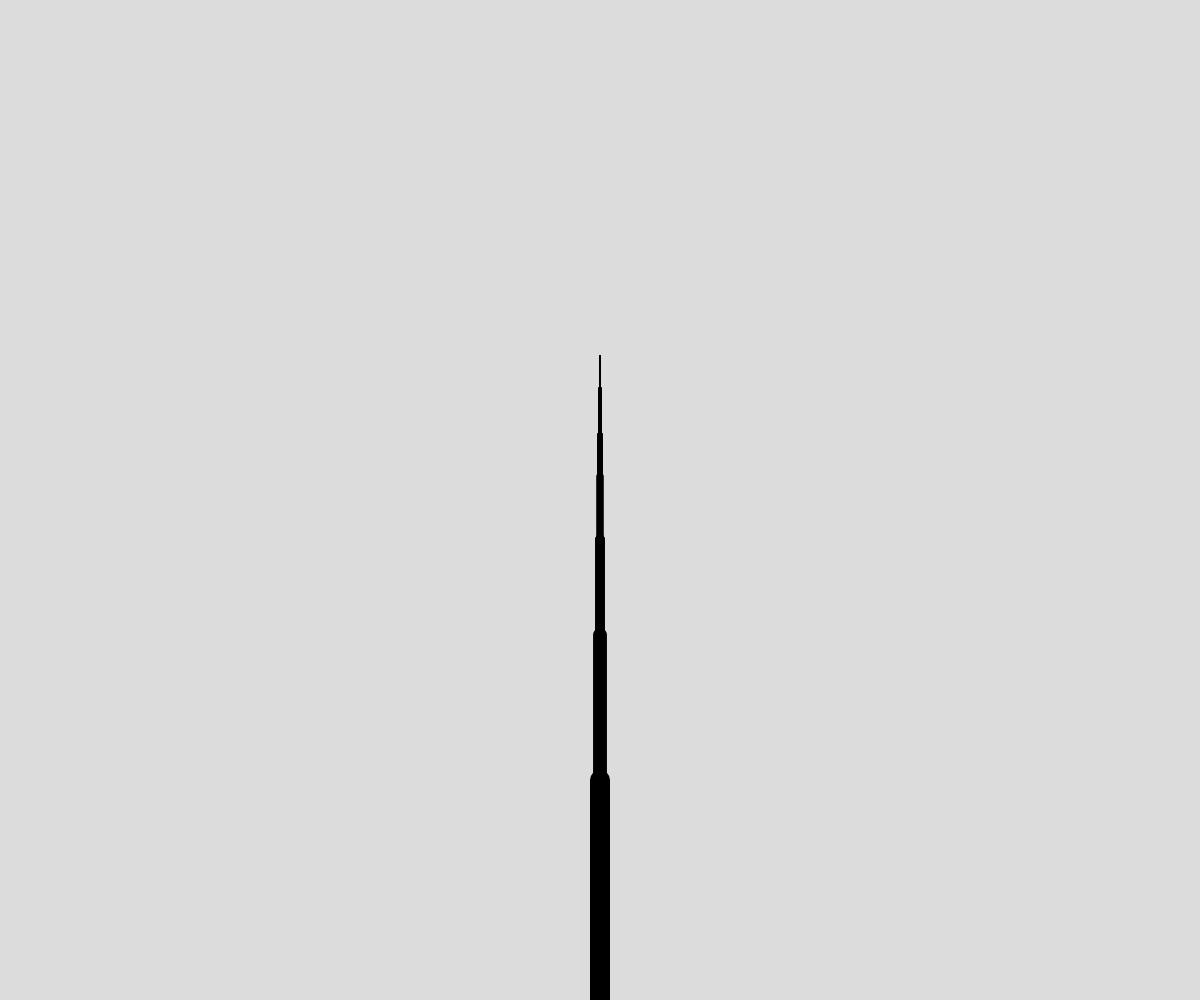
Frame 1 (no input)
Frame 60 (no input): identical to frame 1, image omitted
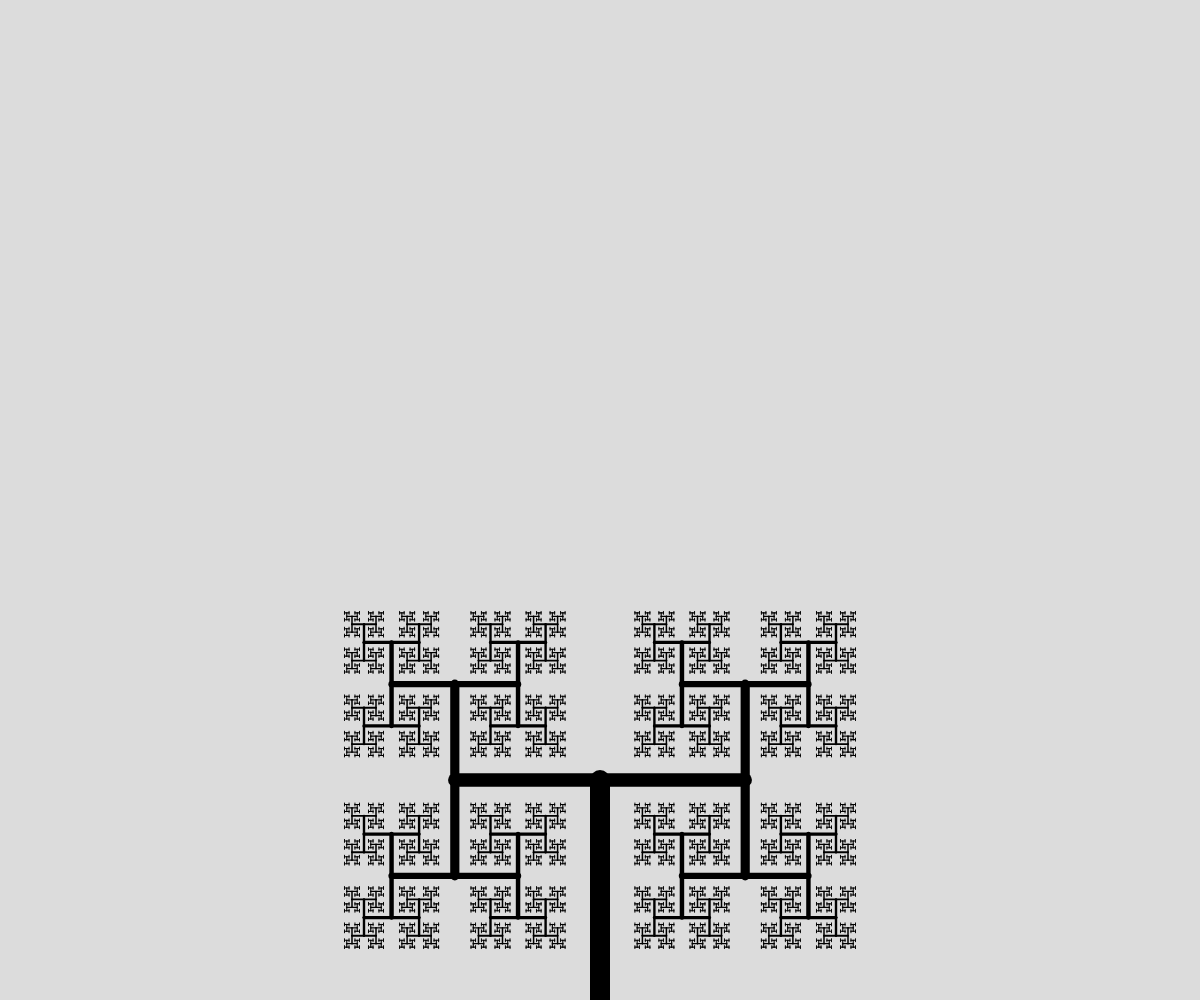
Frame 120 (the mouse pressed at the canvas centre since frame 60)

The p5.js sketch that drew these frames (run headless with seeded random() and noise() and a simulated clock; from frame 60 on, the mouse is pressed at the canvas centre):

// p5.js sketch
// ── sketch.js
// Growing Trees
// Mr. Scott
// Nov 26, 2025

let angle = 10;

function setup() {
  createCanvas(windowWidth, windowHeight);
  angleMode(DEGREES);
}

function draw() {
  background(220);
  angle = map(mouseX, 0, width, 0, 180);
  translate(width/2,  height);
  branch(220);
}

function branch(len){
    let t = map(len, 2, 220, 1,20);
    strokeWeight(t);

    line(0,0,0,-len);
    translate(0,-len);

    if( len > 2){ //recursive case
      push();
        rotate(angle);
        branch(len * 0.66);
      pop();
      push();
        rotate(-angle);
        branch(len * 0.66);
      pop();
    }
}
